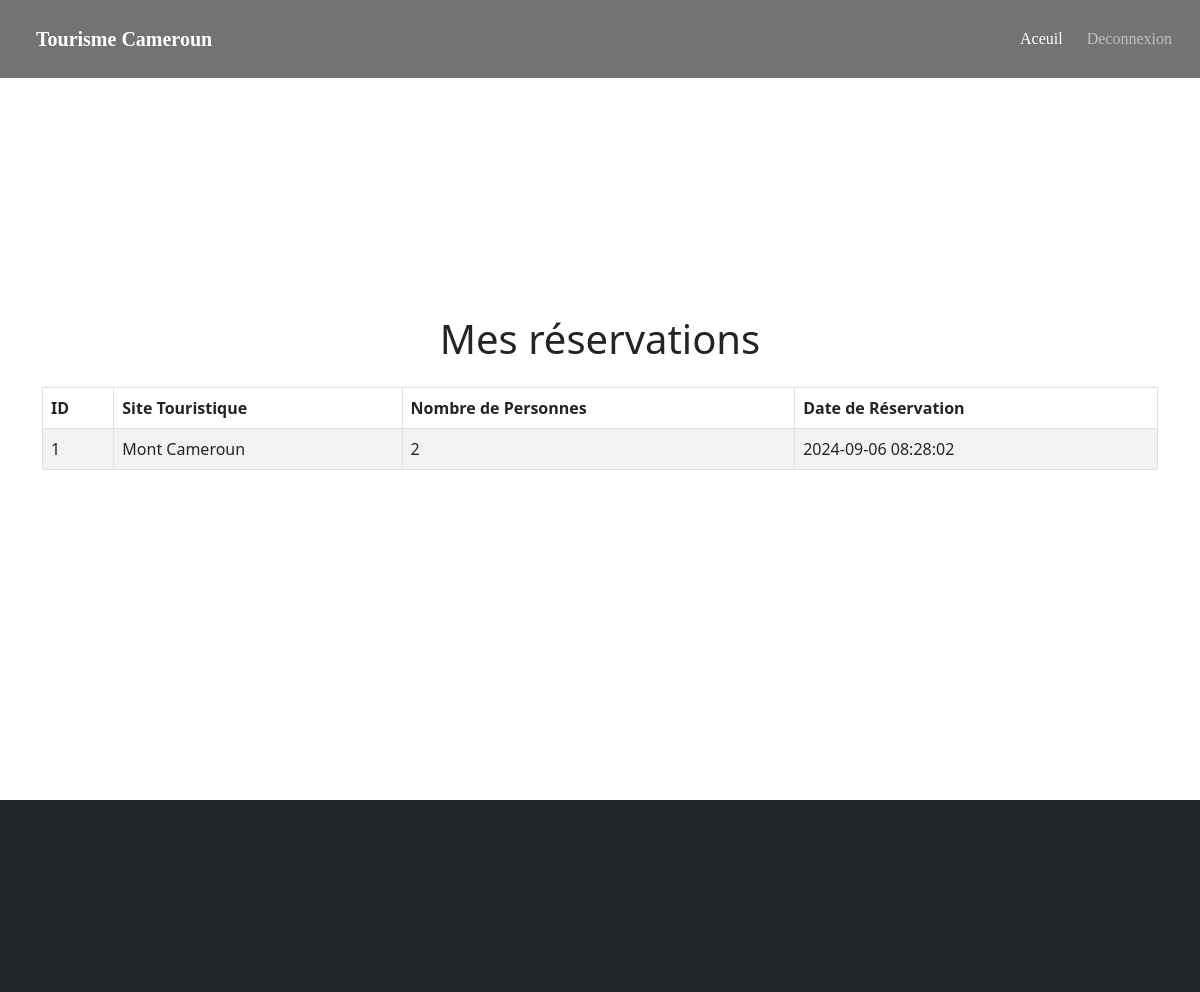
Page /mes_reservations.php (signed in) on the committed database.
### tables this page shows
CREATE TABLE `reservations` (
  `id` int(11) NOT NULL,
  `client_id` int(11) DEFAULT NULL,
  `site_id` int(11) DEFAULT NULL,
  `nombre_personnes` int(11) DEFAULT NULL,
  `date_reservation` datetime DEFAULT current_timestamp()
);

CREATE TABLE `sites_touristiques` (
  `id` int(11) NOT NULL,
  `nom` varchar(100) NOT NULL,
  `description` text DEFAULT NULL,
  `image` varchar(255) DEFAULT NULL,
  `region_id` int(11) DEFAULT NULL,
  `prix` decimal(10,2) DEFAULT NULL
);

### mes_reservations.php (the view, shortened to what this page needs)
<?php
$conn = db_connect();
$client_id = $_SESSION['client_id'];
$sql = "SELECT reservations.id, sites_touristiques.nom AS site_nom, reservations.nombre_personnes, reservations.date_reservation
        FROM reservations
        JOIN sites_touristiques ON reservations.site_id = sites_touristiques.id
        WHERE reservations.client_id = '$client_id'";
$result = $conn->query($sql);
?>
<!DOCTYPE html>
<html lang="fr">
<head>
    <link href="css/bootstrap.min.css" rel="stylesheet">
    <link href="css/styles.css" rel="stylesheet">
</head>
<body>
    <nav class="cc-navbar navbar navbar-expand-lg position-fixed navbar-dark w-100">
      <div class="container-fluid">
        <a class="navbar-brand text-upercase mx-4 fw-bolder py-3" href="#">Tourisme Cameroun</a>
        <div class="collapse navbar-collapse" id="navbarSupportedContent">
          <ul class="navbar-nav ms-auto mb-2 mb-lg-0">
            <li class="nav-item pe-2">
              <a class="nav-link active" aria-current="page" href="index.php">Aceuil</a>
            </li>
            <li class="nav-item pe-2">
              <a class="nav-link " href="deconnexion.php" >Deconnexion</a>
            </li>
          </ul>
        </div>
      </div>
    </nav>
    <section class="reservations d-flex align-items-center justify-content-center min-vh-100 py-5">
      <div class="container">
          <h1 class="text-center mb-4">Mes réservations</h1>
          <div class="table-responsive">
              <table class="table table-bordered table-striped">
                  <thead class="thead-dark">
                      <tr>
                          <th>ID</th>
                          <th>Site Touristique</th>
                          <th>Nombre de Personnes</th>
                          <th>Date de Réservation</th>
                      </tr>
                  </thead>
                  <tbody>
                      <?php
                      if ($result->num_rows > 0) {
                          while($row = $result->fetch_assoc()) {
                              echo "<tr>
                                      <td>" . htmlspecialchars($row["id"]). "</td>
                                      <td>" . htmlspecialchars($row["site_nom"]). "</td>
                                      <td>" . htmlspecialchars($row["nombre_personnes"]). "</td>
                                      <td>" . htmlspecialchars($row["date_reservation"]). "</td>
                                    </tr>";
                          }
                      } else {
                          echo "<tr><td colspan='4' class='text-center'>Aucune réservation trouvée</td></tr>";
                      }
                      ?>
                  </tbody>
              </table>
          </div>
      </div>
</section>
<section class="footer bg-dark text-light text-center py-5">
</section>
<section class="footer bg-dark text-light text-center py-5">
</section>
</body>
</html>

### css/styles.css (style rules this page uses)
.cc-navbar { background-color: rgba(0,0,0,0.55); font-family: 'merriweather',serif; box-shadow: 1px 1px 3px rgba(255,255,255,0.55); z-index: 99; }
.cc-navbar .nav-link { border-bottom: 1px solid transparent; transition: padding-bottom .4s ease-in-out, border-color .3s ease; }

### rows in the picture
reservations: id "1", site.nom "Mont Cameroun", nombre_personnes "2", date_reservation "2024-09-06 08:28:02"
